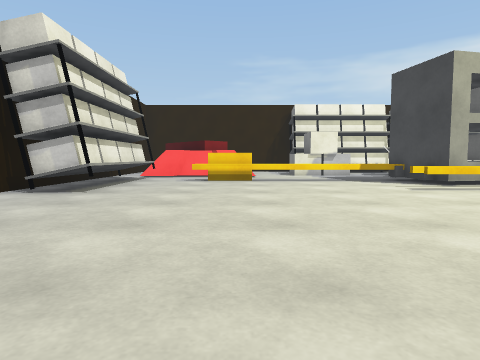
view 1 (above)

24 first-person views from a walk through a Unity game level. The camera is 0.72 m above the floor, tilts 4° down and sees 75° across. Doors are open. The floor is counted in squares, 1 m on a side. Each view is taken from the middle of a square. On the plan, view 1 faces up. The plan holds only what a view shows up to about 10 squares ahead; the rest is blank. The place goes on beyond the plan. The player is left out. Surface patterns are stand-ins for the level's own textures.

view 2
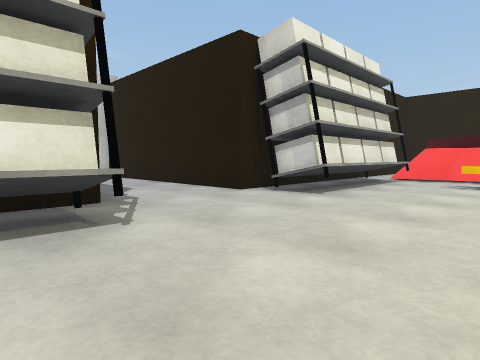

view 3
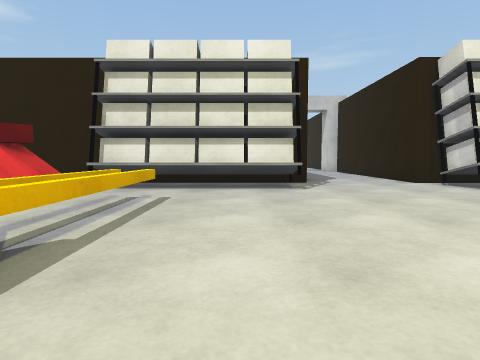

view 4
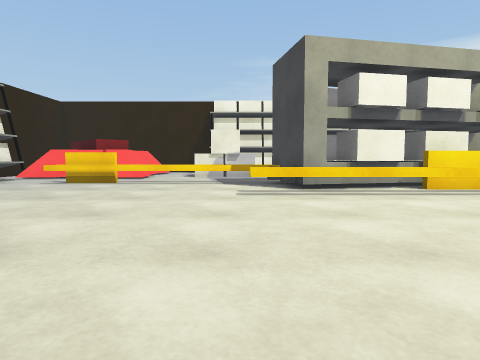

view 5
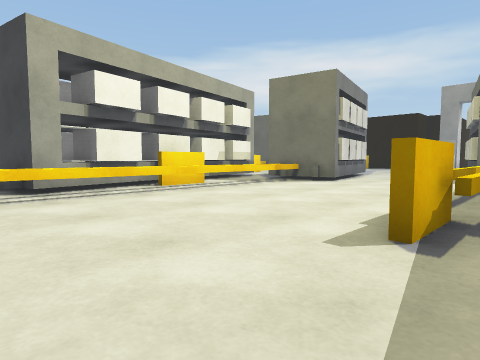

view 6
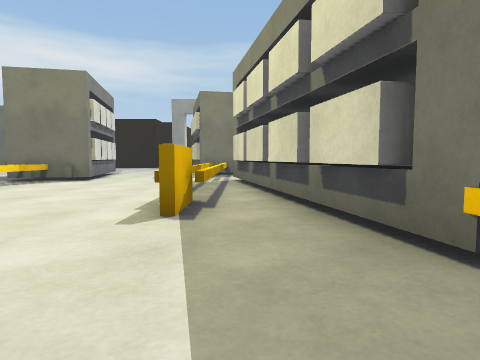

view 7
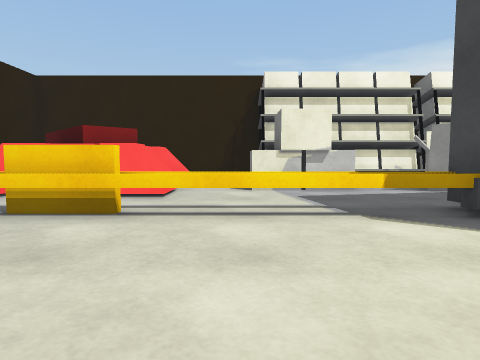

view 8
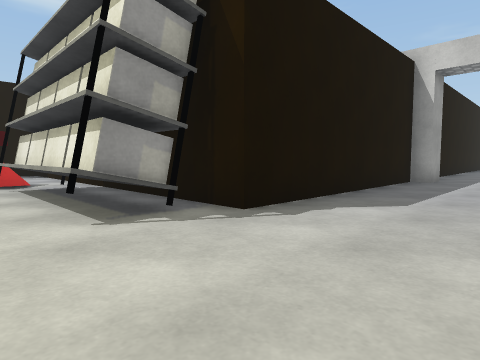

view 9
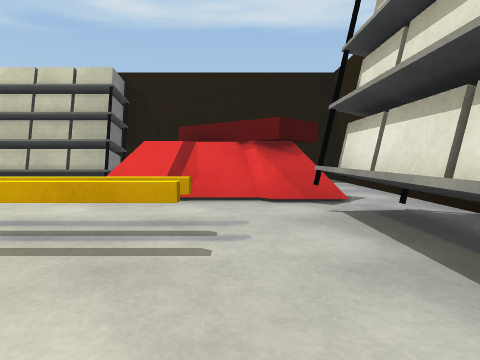

view 10
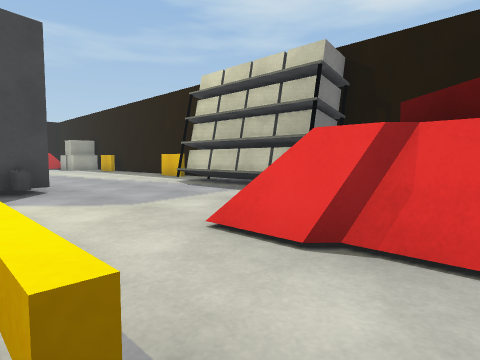

view 11
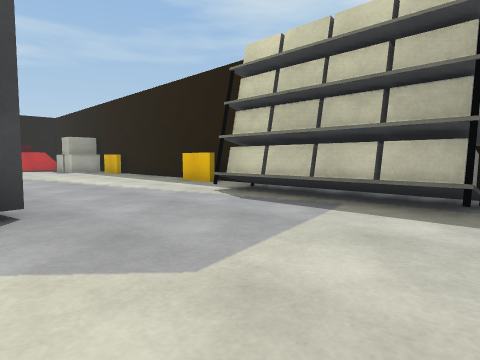

view 12
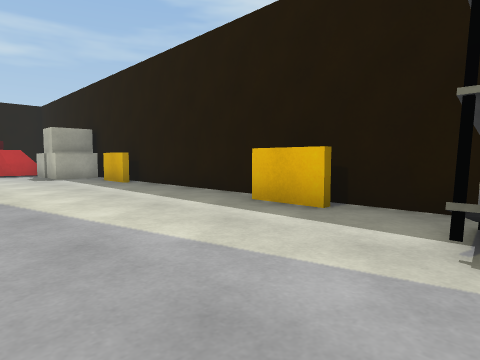

view 13
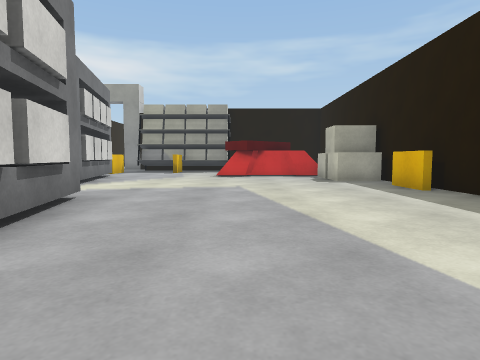

view 14
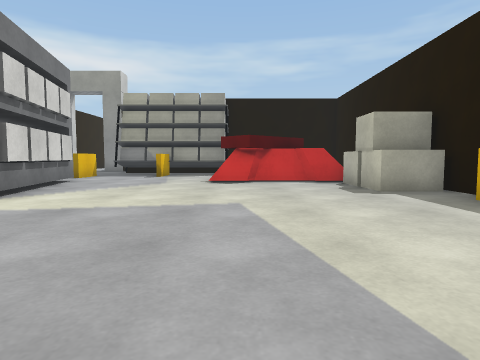

view 15
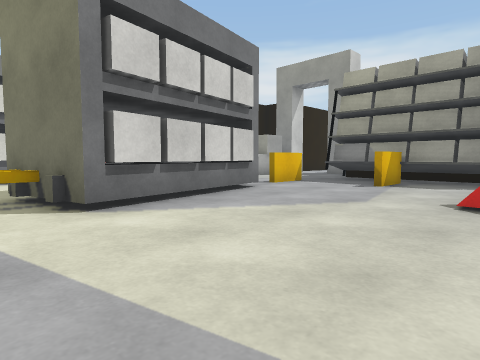

view 16
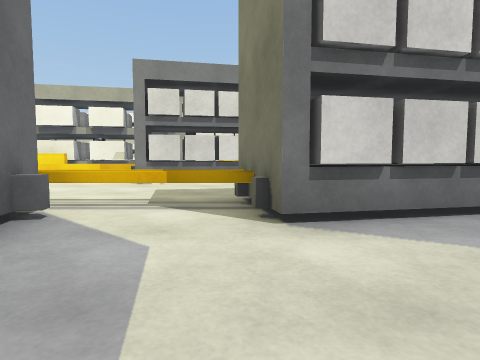

view 17
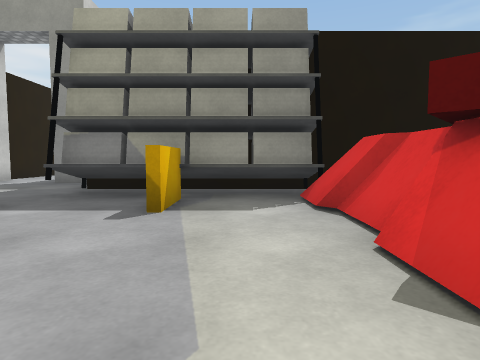

view 18
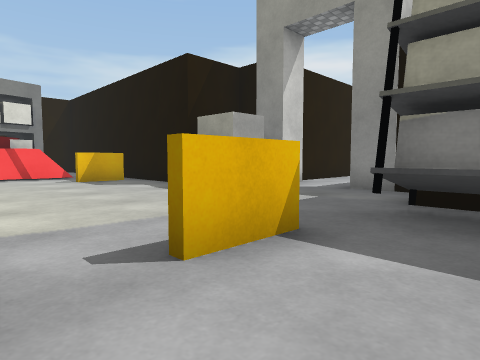

view 19
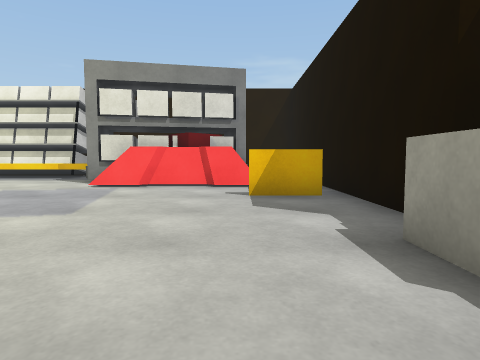

view 20
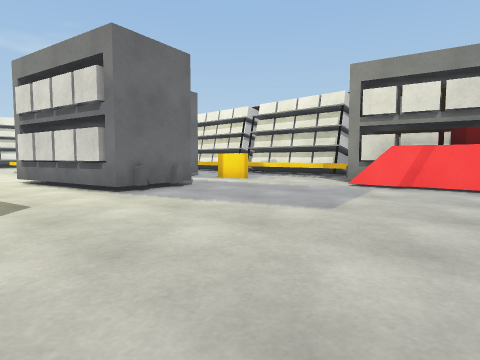

view 21
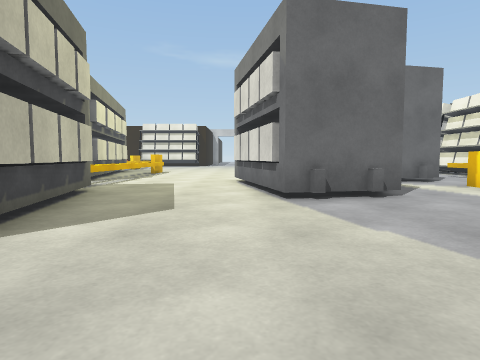

view 22
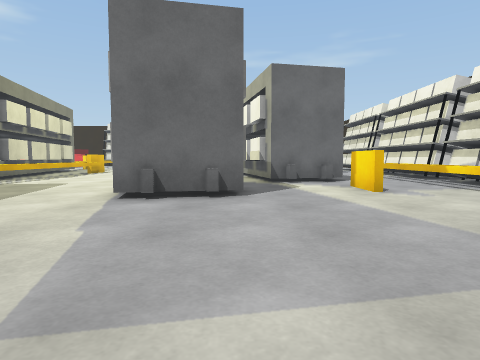

view 23
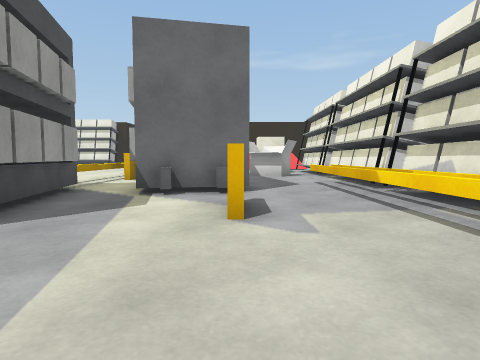

view 24
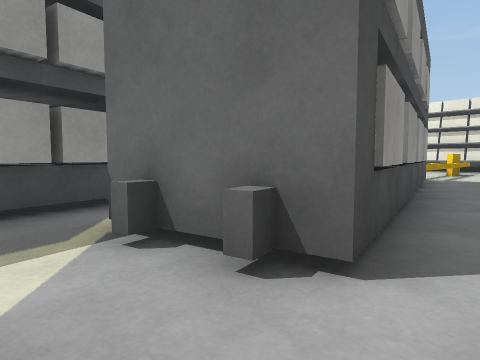

### Floor plan
Key: @ floor where view 1 was taken; # wall or solid block; . floor; D open door; = window, fence, low wall or low ledge; ^ raised ledge; S shelf; B box; O other object.
Columns run from 13 left of view 1 to 29 right of it. Each row starts with its distance up from view 1.
 14           OOOO  BB  O  .========  BOB#
 13           OOOO..BB.OO  ..........BBOOO
 12           OOOO...... ...BB#.##....OOOO #
 11          SS.........BBBBBB#........... #
 10         #SS.##====#BBBBBBBB#..........##
  9         #SS.......#^BBBBBB BBB#........#
  8         #SS........#B###==#BBB#........#
  7         #SS......=#=======#BBBB........B
  6     #####.................#BB..........BB##
  5  ......................................  D.
  4 D........................................D.
  3 #########.....................BBBB ......#
  2         #SS.........##=======#BBBB#.#....#
  1         #SS.............BB#..#BBBB....S#
  0         #SS..@.....BBBBB B#...........S#
 -1         #SS.===#  #BBB B###..........#S#
 -2         #SS.......##   B..............S#
 -3         #.O..O....................O..SS#
 -4         #.OOOO....................OOOO #
 -5         #. OO ....................O    #
 -6         #     ....................O
 -7         #      SSSSS...........BBBO
 -8         #      SSSSS........##.B
 -9                #    #############

Positions as (right, up) in squares from view 1, and headings:
1: (0, 0), facing up
2: (0, 1), facing up-left
3: (4, 1), facing left
4: (4, 1), facing up
5: (4, 1), facing up-right
6: (3, 1), facing right
7: (2, 6), facing up
8: (-2, 6), facing down-left
9: (-2, 2), facing down
10: (-2, -1), facing down-right
11: (1, -2), facing down-right
12: (6, -4), facing down-right
13: (8, -4), facing right
14: (11, -4), facing right
15: (15, -4), facing up-right
16: (16, -3), facing up
17: (19, -2), facing right
18: (21, 0), facing up-right
19: (24, 4), facing up
20: (24, 4), facing up-left
21: (23, 6), facing left
22: (23, 9), facing left
23: (20, 12), facing left
24: (15, 13), facing down-left
